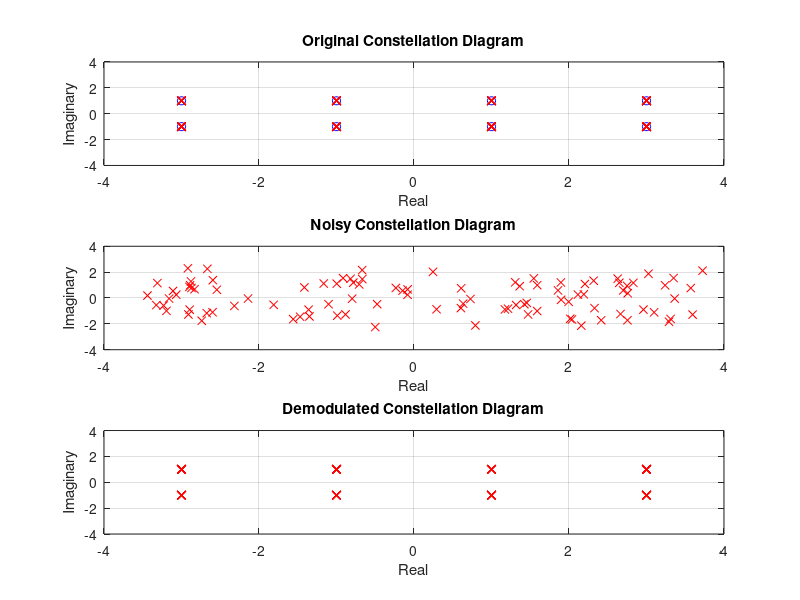
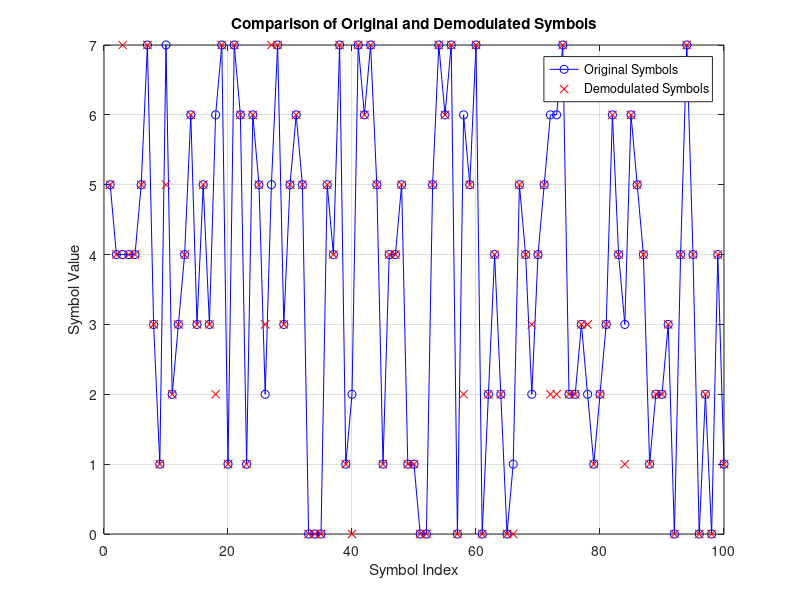

These figures' MATLAB source, in order:
% 8-QAM Modulation & Demodulation Schemes

clc; clear; close all;

%% Parameters

constPoints = [-3+1j, -3-1j, -1+1j, -1-1j, 3+1j, 3-1j, 1+1j, 1-1j];
numSymbols = 100;
symbols = randi([0 7], numSymbols, 1);

%% Modulation

modulatedSignal = constPoints(symbols + 1);

%% Add Noise

noiseVariance = 0.8;
noisySignal = modulatedSignal + sqrt(noiseVariance/2)*(randn(size(modulatedSignal)) + 1j*randn(size(modulatedSignal)));

%% Demodulation

demodulatedSymbols = zeros(numSymbols, 1);
for i = 1:numSymbols
    [~, closestPointIndex] = min(abs(noisySignal(i) - constPoints));
    demodulatedSymbols(i) = closestPointIndex - 1;
end
demodulatedSignal = constPoints(demodulatedSymbols + 1);

%% BER Analysis

numErrors = sum(demodulatedSymbols ~= symbols);
BER = numErrors / numSymbols;
disp(['Bit Error Rate (BER): ', num2str(BER)]);

%% Plots

% Constellation Diagrams
figure(1);
subplot(311);
plot(real(constPoints), imag(constPoints), 'bo');
hold on;
plot(real(modulatedSignal), imag(modulatedSignal), 'rx');
title('Original Constellation Diagram');
xlabel('Real');
ylabel('Imaginary');
axis([-4 4 -4 4]);
grid on;

subplot(312);
plot(real(noisySignal), imag(noisySignal), 'rx');
title('Noisy Constellation Diagram');
xlabel('Real');
ylabel('Imaginary');
axis([-4 4 -4 4]);
grid on;

subplot(313);
plot(real(demodulatedSignal), imag(demodulatedSignal), 'rx');
title('Demodulated Constellation Diagram');
xlabel('Real');
ylabel('Imaginary');
axis([-4 4 -4 4]);
grid on;

% Original and Demodulated Symbols
figure(2);
plot(1:numSymbols, symbols, 'bo-', 1:numSymbols, demodulatedSymbols, 'rx');
legend('Original Symbols', 'Demodulated Symbols');
title('Comparison of Original and Demodulated Symbols');
xlabel('Symbol Index');
ylabel('Symbol Value');
grid on;
